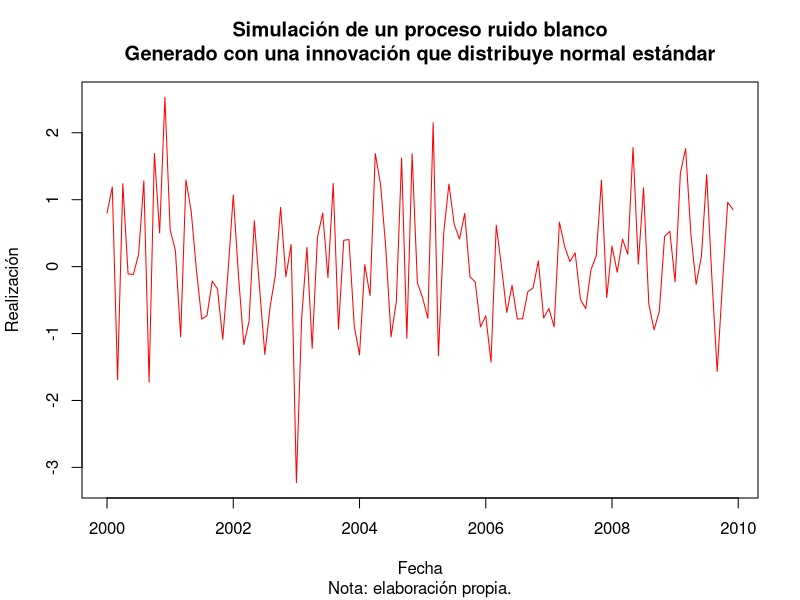
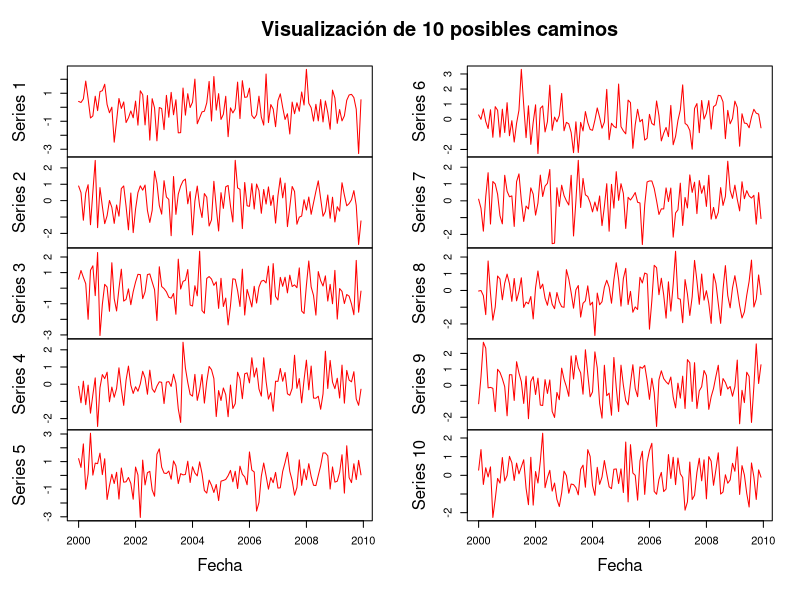
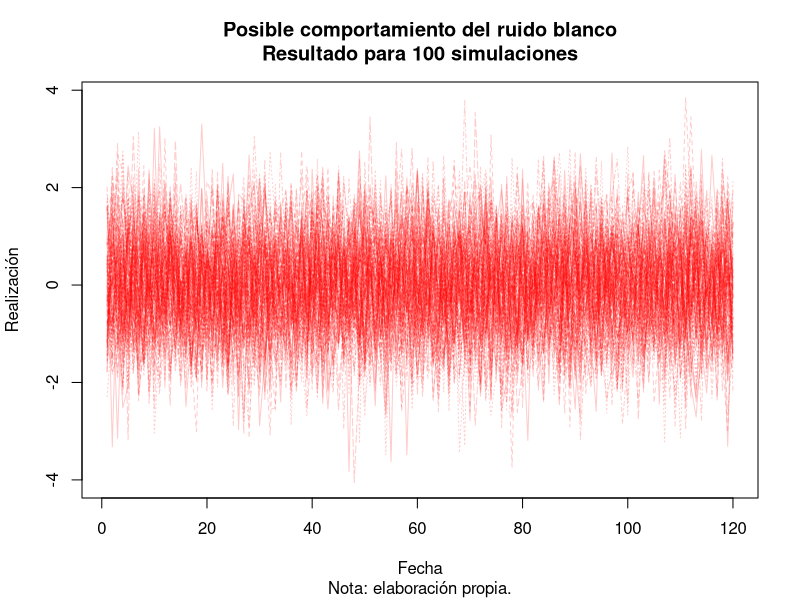
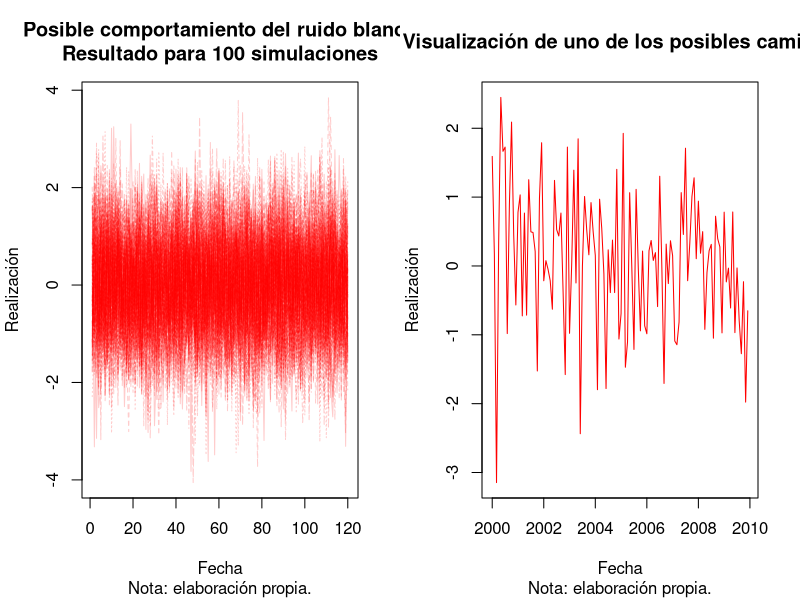
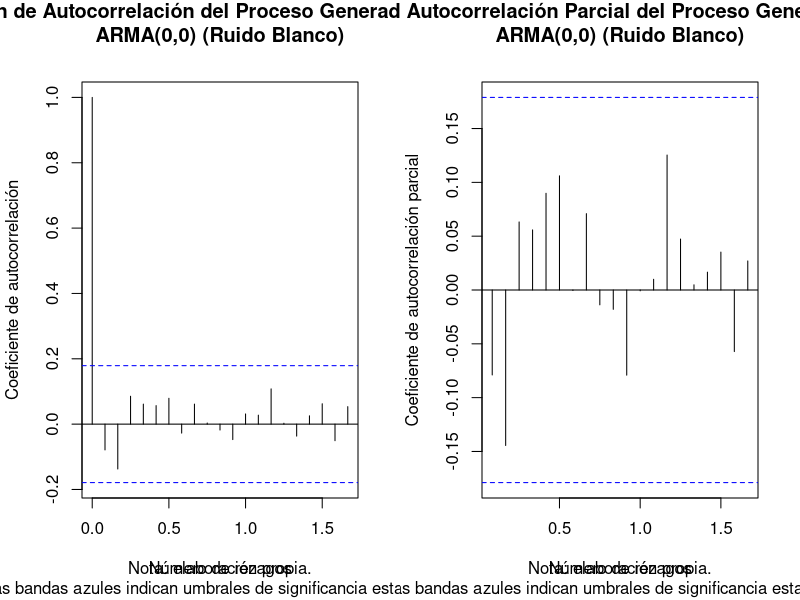
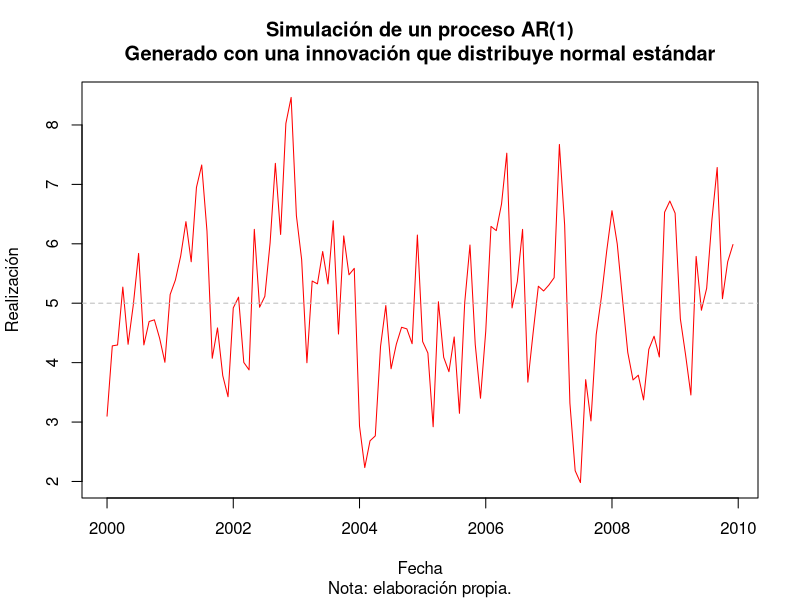
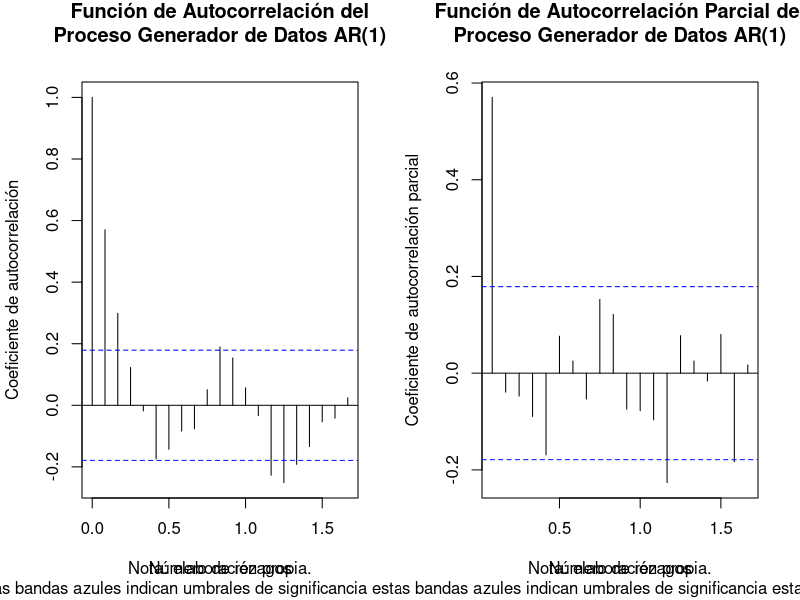
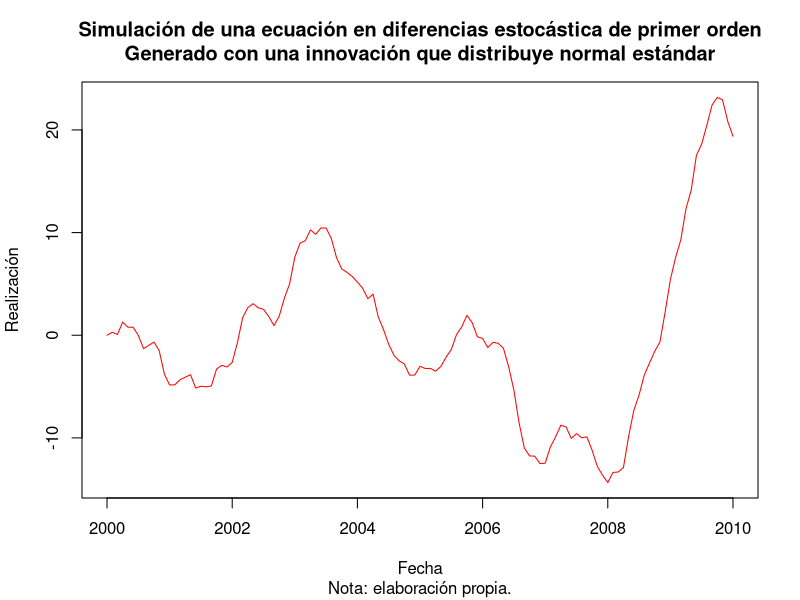

Reproduce these figures in R, in order.
# ------------------------------- Script ----------------------------------
#                          Universidad del Rosario
#                           Facultad de Economía
#                          Econometría Intermedia
#                        Julián David Rojas Aguilar
# ---------------------------- Instrucciones ------------------------------
# 1. Cada línea en el script se ejecuta con Ctrl + Enter o con el botón run de 
#    esta ventana.
# 2. Todo el texto que se encuentre después del numeral (#) es un comentario.
# 3. A la hora de ejecutar cada línea, R no tendrá en cuenta los comentarios.
# 4. Todos los resultados de comandos ejecutados se muestran en la consola.
# 5. Es posible ejecutar comandos directamente desde la consola con la tecla 
#    Enter.

# 1| Preparación ----------------------------------------------------------
# 1.1| Entorno de trabajo -------------------------------------------------
rm(list = ls())

# Librerías necesarias:
library(forecast) # Realizar pronósticos con los modelos ARMA.
library(lmtest)   # Significancia individual de los coeficientes ARMA.
library(tseries)  # Estimar modelos de series de tiempo.
library(scales)

# 1.2| Valores iniciales --------------------------------------------------
set.seed(seed = 123)
obs   <- 120 # Observaciones suficientes para 10 años.
nSim  <- 100 # Número de caminos que el proceso estocástico puede tomar.
nLag  <- 20  # Número de rezagos para validar la ACP y PACF.
auxTS <- sample(x = seq_len(length.out = nSim), size = 1)

# 2| Simulaciones ---------------------------------------------------------
# 2.1| Proceso de ruido blanco --------------------------------------------
# A| Único camino ---------------------------------------------------------
yt_rb <- ts(data      = arima.sim(model = list(order = c(0,0,0)), 
                                  n     = obs, 
                                  innov = rnorm(n = obs, mean = 0, sd = 1)), 
            start     = c(2000, 1), 
            frequency = 12) 

plot(yt_rb,
     type = 'l',
     main = paste0('Simulación de un proceso ruido blanco\n',
                   'Generado con una innovación que distribuye normal estándar'),
     sub  = 'Nota: elaboración propia.',
     xlab = 'Fecha',
     ylab = 'Realización',
     col  = 'red')

# B| Múltiples caminos ----------------------------------------------------
yt_rb <- ts(data      = replicate(n = nSim,
                                  expr = arima.sim(model = list(order = c(0,0,0)), 
                                                   n     = obs, 
                                                   innov = rnorm(n = obs, mean = 0, sd = 1))), 
            start     = c(2000, 1), 
            frequency = 12) 

# Visualización de los 10 primeros caminos simulados.
plot(yt_rb[,1:10],
     type = 'l',
     main = 'Visualización de 10 posibles caminos',
     sub  = 'Nota: elaboración propia.',
     xlab = 'Fecha',
     ylab = 'Realización',
     col  = 'red')

# Visualización de todos los caminos simulados (densidad de los caminos).
matplot(yt_rb,
        type = 'l',
        main = paste0('Posible comportamiento del ruido blanco\n',
                      'Resultado para ', nSim, ' simulaciones'),
        sub  = 'Nota: elaboración propia.',
        xlab = 'Fecha',
        ylab = 'Realización',
        col  = alpha('red', 0.2))

# Presentación de los resultados como en el caso del profesor.
par(mfrow = c(1, 2)) # El entorno gráfico se divide en una fila y dos columnas.
matplot(yt_rb,
        type = 'l',
        main = paste0('Posible comportamiento del ruido blanco\n',
                      'Resultado para ', nSim, ' simulaciones'),
        sub  = 'Nota: elaboración propia.',
        xlab = 'Fecha',
        ylab = 'Realización',
        col  = alpha('red', 0.2))

plot(yt_rb[, auxTS],
     type = 'l',
     main = 'Visualización de uno de los posibles caminos',
     sub  = 'Nota: elaboración propia.',
     xlab = 'Fecha',
     ylab = 'Realización',
     col  = 'red')
par(mfrow = c(1, 1)) # Retornar a los valores por defecto.

# Análisis de la función de autocorrelación y autocorrelación parcial.
par(mfrow = c(1, 2))
acf(yt_rb[, auxTS],
    lag.max = nLag, 
    plot    = T, 
    main    = paste0('Función de Autocorrelación del Proceso Generador de Datos\n',
                     'ARMA(0,0) (Ruido Blanco)'),
    sub     = paste0('Nota: elaboración propia.\n',
                     'Las bandas azules indican umbrales de significancia estadística.'),
    xlab    = 'Número de rezagos',
    ylab    = 'Coeficiente de autocorrelación') 
pacf(yt_rb[, auxTS],
     lag.max = nLag,
     plot    = T,
     main    = paste0('Función de Autocorrelación Parcial del Proceso Generador de Datos\n',
                      'ARMA(0,0) (Ruido Blanco)'),
     sub     = paste0('Nota: elaboración propia.\n',
                      'Las bandas azules indican umbrales de significancia estadística.'),
     xlab    = 'Número de rezagos',
     ylab    = 'Coeficiente de autocorrelación parcial')
par(mfrow = c(1, 1))

# 2.2| Proceso autorregresivo de orden 1 ----------------------------------
# Entre mayor sea el coeficiente, más lento va a converger el proceso a su 
# media, pues las perturbaciones del pasado afectan en mayor medida su
# estado actual.

# A| Forma manual ---------------------------------------------------------
innov     <- rnorm(n = obs, mean = 0, sd = 1)
yt1s      <- vector(mode = 'numeric', length = obs) # Inicialización del vector.

# Vector generador del AR(1) con coeficiente de 0.6 para su primer rezago.
for (t in seq_len(obs)) {
    yt1s[t+1] <- 1 + 0.6 * yt1s[t] + innov[t]
}

yt1s <- ts(data = yt1s, start = c(2000, 1), frequency = 12)

# B| Forma automática -----------------------------------------------------
yt1s <- ts(data      = arima.sim(model = list(order = c(1,0,0),
                                              ar    = c(0.6)), 
                                 n     = obs, 
                                 innov = rnorm(n = obs, mean = 0, sd = 1)), 
            start     = c(2000, 1), 
            frequency = 12) 

# La función no permite agregar términos determinísticos a la ecuación.
# Luego, para agregar una media al proceso lo que se hace es:
mu   <- 5
yt1s <- mu + yt1s

# Visualización del proceso.
# Nota: en caso de querer incluir expresiones en una gráfica, véase
# https://www.r-exercises.com/2017/10/21/mathematical-expressions-in-r-plots-tutorial/
plot(yt1s,
     type = 'l',
     main = paste0('Simulación de un proceso AR(1)\n',
                   'Generado con una innovación que distribuye normal estándar'),
     sub  = 'Nota: elaboración propia.',
     xlab = 'Fecha',
     ylab = 'Realización',
     col  = 'red')
abline(h = mu, col = 'grey', lty = 2) # Línea punteada que representa la media.

# Análisis de la función de autocorrelación y autocorrelación parcial.
# - En un AR(1) el coeficiente de correlación sigue rho_s = a_1^s.
# - Por el contrario, la autocorrelación parcial es 0 para todo s > 1.
# - En la PACF se encuentra las primeras p (del AR(p)) diferentes de cero.
# - ¿Qué sucedería si el coeficiente asociado fuese negativo?
par(mfrow = c(1, 2))
acf(yt1s,
    lag.max = nLag, 
    plot    = T, 
    main    = paste0('Función de Autocorrelación del\n',
                     'Proceso Generador de Datos AR(1)'),
    sub     = paste0('Nota: elaboración propia.\n',
                     'Las bandas azules indican umbrales de significancia estadística.'),
    xlab    = 'Número de rezagos',
    ylab    = 'Coeficiente de autocorrelación') 
pacf(yt1s,
     lag.max = nLag,
     plot    = T,
     main    = paste0('Función de Autocorrelación Parcial del\n',
                      'Proceso Generador de Datos AR(1)'),
     sub     = paste0('Nota: elaboración propia.\n',
                      'Las bandas azules indican umbrales de significancia estadística.'),
     xlab    = 'Número de rezagos',
     ylab    = 'Coeficiente de autocorrelación parcial')
par(mfrow = c(1, 1))

# C| Raíces del proceso ---------------------------------------------------
# El proceso es estacionario si la raíz descansa por fuera del círculo unitario.
ar1 <- arima(yt1s, 
             order          = c(1, 0, 0), 
             include.mean   = FALSE, 
             transform.pars = FALSE,
             method         = 'ML')
polyroot(c(1, -ar1$coef))
Mod(polyroot(c(1, -ar1$coef)))

# 2.3| Proceso no-estacionario --------------------------------------------
# A| Serie cruda ----------------------------------------------------------
yt1n <- ts(data      = arima.sim(model = list(order = c(1,1,0),
                                              ar    = c(0.6)), 
                                 n     = obs, 
                                 innov = rnorm(n = obs, mean = 0, sd = 1)), 
           start     = c(2000, 1), 
           frequency = 12) 

plot(yt1n,
     type = 'l',
     main = paste0('Simulación de una ecuación en diferencias estocástica de primer orden\n',
                   'Generado con una innovación que distribuye normal estándar'),
     sub  = 'Nota: elaboración propia.',
     xlab = 'Fecha',
     ylab = 'Realización',
     col  = 'red')

# Nótese que el proceso es altamente persistente, pues incluso con 20 rezagos 
# la autocorrelación persiste. En otros términos, el proceso NO es débilmente 
# dependiente del pasado y, por tanto, NO es estacionario.

# Análisis de la función de autocorrelación y autocorrelación parcial.
par(mfrow = c(1, 2))
acf(yt1n,
    lag.max = nLag, 
    plot    = T, 
    main    = paste0('Función de Autocorrelación del\n',
                     'Proceso Generador de Datos No-Estacionario'),
    sub     = paste0('Nota: elaboración propia.\n',
                     'Las bandas azules indican umbrales de significancia estadística.'),
    xlab    = 'Número de rezagos',
    ylab    = 'Coeficiente de autocorrelación') 
pacf(yt1n,
     lag.max = nLag,
     plot    = T,
     main    = paste0('Función de Autocorrelación Parcial del\n',
                      'Proceso Generador de Datos No-Estacionario'),
     sub     = paste0('Nota: elaboración propia.\n',
                      'Las bandas azules indican umbrales de significancia estadística.'),
     xlab    = 'Número de rezagos',
     ylab    = 'Coeficiente de autocorrelación parcial')
par(mfrow = c(1, 1))

# B| Serie diferenciada ---------------------------------------------------
diffyt1n <- diff(yt1n)
auxMean <- mean(diffyt1n)
plot(diffyt1n,
     type = 'l',
     main = paste0('Diferecnai de la ecuación en diferencias estocástica de primer orden\n',
                   'Generado con una innovación que distribuye normal estándar'),
     sub  = 'Nota: elaboración propia.',
     xlab = 'Fecha',
     ylab = 'Realización',
     col  = 'red')
abline(h = auxMean, col = 'grey', lty = 2)

# Análisis de la función de autocorrelación y autocorrelación parcial.
par(mfrow = c(1, 2))
acf(diffyt1n,
    lag.max = nLag, 
    plot    = T, 
    main    = paste0('Función de Autocorrelación del\n',
                     'Proceso Generador de Datos Estacionario'),
    sub     = paste0('Nota: elaboración propia.\n',
                     'Las bandas azules indican umbrales de significancia estadística.'),
    xlab    = 'Número de rezagos',
    ylab    = 'Coeficiente de autocorrelación') 
pacf(diffyt1n,
     lag.max = nLag,
     plot    = T,
     main    = paste0('Función de Autocorrelación Parcial del\n',
                      'Proceso Generador de Datos Estacionario'),
     sub     = paste0('Nota: elaboración propia.\n',
                      'Las bandas azules indican umbrales de significancia estadística.'),
     xlab    = 'Número de rezagos',
     ylab    = 'Coeficiente de autocorrelación parcial')
par(mfrow = c(1, 1))

# 3| Quiz -----------------------------------------------------------------
# ¿Cómo introduciría una tendencia determinística en una serie simulada?


# ¿Cómo simularía un proceso autorregresivo de segundo orden? Suponga
# coeficientes de 0.3 y 0.2 para los rezagos de orden uno y dos, respectivamente.
